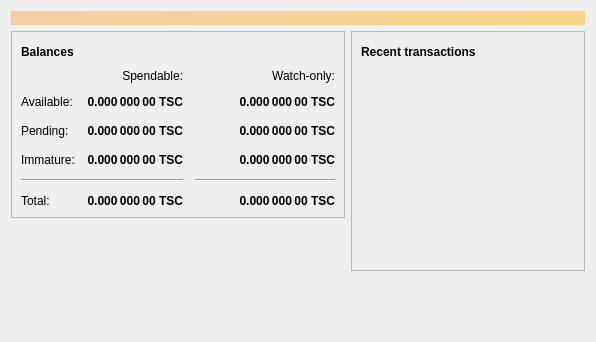
<?xml version="1.0" encoding="UTF-8"?>
<ui version="4.0">
 <class>OverviewPage</class>
 <widget class="QWidget" name="OverviewPage">
  <property name="geometry">
   <rect>
    <x>0</x>
    <y>0</y>
    <width>596</width>
    <height>342</height>
   </rect>
  </property>
  <property name="windowTitle">
   <string>Form</string>
  </property>
  <layout class="QVBoxLayout" name="topLayout">
   <item>
    <widget class="QLabel" name="labelAlerts">
     <property name="visible">
      <bool>false</bool>
     </property>
     <property name="styleSheet">
      <string notr="true">QLabel { background-color: qlineargradient(x1: 0, y1: 0, x2: 1, y2: 0, stop:0 #F0D0A0, stop:1 #F8D488); color:#000000; }</string>
     </property>
     <property name="wordWrap">
      <bool>true</bool>
     </property>
     <property name="margin">
      <number>3</number>
     </property>
     <property name="textInteractionFlags">
      <set>Qt::TextSelectableByMouse</set>
     </property>
    </widget>
   </item>
   <item>
    <layout class="QHBoxLayout" name="horizontalLayout" stretch="1,1">
     <item>
      <layout class="QVBoxLayout" name="verticalLayout_2">
       <item>
        <widget class="QFrame" name="frame">
         <property name="frameShape">
          <enum>QFrame::StyledPanel</enum>
         </property>
         <property name="frameShadow">
          <enum>QFrame::Raised</enum>
         </property>
         <layout class="QVBoxLayout" name="verticalLayout_4">
          <item>
           <layout class="QHBoxLayout" name="horizontalLayout_4">
            <item>
             <widget class="QLabel" name="label_5">
              <property name="font">
               <font>
                <weight>75</weight>
                <bold>true</bold>
               </font>
              </property>
              <property name="text">
               <string>Balances</string>
              </property>
             </widget>
            </item>
            <item>
             <widget class="QPushButton" name="labelWalletStatus">
              <property name="enabled">
               <bool>true</bool>
              </property>
              <property name="maximumSize">
               <size>
                <width>30</width>
                <height>16777215</height>
               </size>
              </property>
              <property name="toolTip">
               <string>The displayed information may be out of date. Your wallet automatically synchronizes with the Transurfcoin network after a connection is established, but this process has not completed yet.</string>
              </property>
              <property name="text">
               <string/>
              </property>
              <property name="icon">
               <iconset resource="../bitcoin.qrc">
                <normaloff>:/icons/warning</normaloff>
                <disabledoff>:/icons/warning</disabledoff>:/icons/warning</iconset>
              </property>
              <property name="iconSize">
               <size>
                <width>24</width>
                <height>24</height>
               </size>
              </property>
              <property name="flat">
               <bool>true</bool>
              </property>
             </widget>
            </item>
            <item>
             <spacer name="horizontalSpacer_3">
              <property name="orientation">
               <enum>Qt::Horizontal</enum>
              </property>
              <property name="sizeHint" stdset="0">
               <size>
                <width>40</width>
                <height>20</height>
               </size>
              </property>
             </spacer>
            </item>
           </layout>
          </item>
          <item>
           <layout class="QGridLayout" name="gridLayout">
            <property name="spacing">
             <number>12</number>
            </property>
            <item row="2" column="2">
             <widget class="QLabel" name="labelWatchPending">
              <property name="font">
               <font>
                <weight>75</weight>
                <bold>true</bold>
               </font>
              </property>
              <property name="cursor">
               <cursorShape>IBeamCursor</cursorShape>
              </property>
              <property name="toolTip">
               <string>Unconfirmed transactions to watch-only addresses</string>
              </property>
              <property name="text">
               <string notr="true">0.000 000 00 TSC</string>
              </property>
              <property name="alignment">
               <set>Qt::AlignRight|Qt::AlignTrailing|Qt::AlignVCenter</set>
              </property>
              <property name="textInteractionFlags">
               <set>Qt::LinksAccessibleByMouse|Qt::TextSelectableByKeyboard|Qt::TextSelectableByMouse</set>
              </property>
             </widget>
            </item>
            <item row="2" column="1">
             <widget class="QLabel" name="labelUnconfirmed">
              <property name="font">
               <font>
                <weight>75</weight>
                <bold>true</bold>
               </font>
              </property>
              <property name="cursor">
               <cursorShape>IBeamCursor</cursorShape>
              </property>
              <property name="toolTip">
               <string>Total of transactions that have yet to be confirmed, and do not yet count toward the spendable balance</string>
              </property>
              <property name="text">
               <string notr="true">0.000 000 00 TSC</string>
              </property>
              <property name="alignment">
               <set>Qt::AlignRight|Qt::AlignTrailing|Qt::AlignVCenter</set>
              </property>
              <property name="textInteractionFlags">
               <set>Qt::LinksAccessibleByMouse|Qt::TextSelectableByKeyboard|Qt::TextSelectableByMouse</set>
              </property>
             </widget>
            </item>
            <item row="3" column="2">
             <widget class="QLabel" name="labelWatchImmature">
              <property name="font">
               <font>
                <weight>75</weight>
                <bold>true</bold>
               </font>
              </property>
              <property name="cursor">
               <cursorShape>IBeamCursor</cursorShape>
              </property>
              <property name="toolTip">
               <string>Mined balance in watch-only addresses that has not yet matured</string>
              </property>
              <property name="text">
               <string notr="true">0.000 000 00 TSC</string>
              </property>
              <property name="alignment">
               <set>Qt::AlignRight|Qt::AlignTrailing|Qt::AlignVCenter</set>
              </property>
              <property name="textInteractionFlags">
               <set>Qt::LinksAccessibleByMouse|Qt::TextSelectableByKeyboard|Qt::TextSelectableByMouse</set>
              </property>
             </widget>
            </item>
            <item row="4" column="0" colspan="2">
             <widget class="Line" name="line">
              <property name="orientation">
               <enum>Qt::Horizontal</enum>
              </property>
             </widget>
            </item>
            <item row="4" column="2">
             <widget class="Line" name="lineWatchBalance">
              <property name="sizePolicy">
               <sizepolicy hsizetype="Preferred" vsizetype="Fixed">
                <horstretch>0</horstretch>
                <verstretch>0</verstretch>
               </sizepolicy>
              </property>
              <property name="minimumSize">
               <size>
                <width>140</width>
                <height>0</height>
               </size>
              </property>
              <property name="orientation">
               <enum>Qt::Horizontal</enum>
              </property>
             </widget>
            </item>
            <item row="5" column="0">
             <widget class="QLabel" name="labelTotalText">
              <property name="text">
               <string>Total:</string>
              </property>
             </widget>
            </item>
            <item row="3" column="1">
             <widget class="QLabel" name="labelImmature">
              <property name="font">
               <font>
                <weight>75</weight>
                <bold>true</bold>
               </font>
              </property>
              <property name="cursor">
               <cursorShape>IBeamCursor</cursorShape>
              </property>
              <property name="toolTip">
               <string>Mined balance that has not yet matured</string>
              </property>
              <property name="text">
               <string notr="true">0.000 000 00 TSC</string>
              </property>
              <property name="alignment">
               <set>Qt::AlignRight|Qt::AlignTrailing|Qt::AlignVCenter</set>
              </property>
              <property name="textInteractionFlags">
               <set>Qt::LinksAccessibleByMouse|Qt::TextSelectableByKeyboard|Qt::TextSelectableByMouse</set>
              </property>
             </widget>
            </item>
            <item row="2" column="3">
             <spacer name="horizontalSpacer_2">
              <property name="orientation">
               <enum>Qt::Horizontal</enum>
              </property>
              <property name="sizeHint" stdset="0">
               <size>
                <width>40</width>
                <height>20</height>
               </size>
              </property>
             </spacer>
            </item>
            <item row="3" column="0">
             <widget class="QLabel" name="labelImmatureText">
              <property name="text">
               <string>Immature:</string>
              </property>
             </widget>
            </item>
            <item row="5" column="1">
             <widget class="QLabel" name="labelTotal">
              <property name="font">
               <font>
                <weight>75</weight>
                <bold>true</bold>
               </font>
              </property>
              <property name="cursor">
               <cursorShape>IBeamCursor</cursorShape>
              </property>
              <property name="toolTip">
               <string>Your current total balance</string>
              </property>
              <property name="text">
               <string notr="true">0.000 000 00 TSC</string>
              </property>
              <property name="alignment">
               <set>Qt::AlignRight|Qt::AlignTrailing|Qt::AlignVCenter</set>
              </property>
              <property name="textInteractionFlags">
               <set>Qt::LinksAccessibleByMouse|Qt::TextSelectableByKeyboard|Qt::TextSelectableByMouse</set>
              </property>
             </widget>
            </item>
            <item row="5" column="2">
             <widget class="QLabel" name="labelWatchTotal">
              <property name="font">
               <font>
                <weight>75</weight>
                <bold>true</bold>
               </font>
              </property>
              <property name="cursor">
               <cursorShape>IBeamCursor</cursorShape>
              </property>
              <property name="toolTip">
               <string>Current total balance in watch-only addresses</string>
              </property>
              <property name="text">
               <string notr="true">0.000 000 00 TSC</string>
              </property>
              <property name="alignment">
               <set>Qt::AlignRight|Qt::AlignTrailing|Qt::AlignVCenter</set>
              </property>
              <property name="textInteractionFlags">
               <set>Qt::LinksAccessibleByMouse|Qt::TextSelectableByKeyboard|Qt::TextSelectableByMouse</set>
              </property>
             </widget>
            </item>
            <item row="0" column="2">
             <widget class="QLabel" name="labelWatchonly">
              <property name="text">
               <string>Watch-only:</string>
              </property>
              <property name="alignment">
               <set>Qt::AlignRight|Qt::AlignTrailing|Qt::AlignVCenter</set>
              </property>
             </widget>
            </item>
            <item row="1" column="0">
             <widget class="QLabel" name="labelBalanceText">
              <property name="text">
               <string>Available:</string>
              </property>
             </widget>
            </item>
            <item row="1" column="1">
             <widget class="QLabel" name="labelBalance">
              <property name="font">
               <font>
                <weight>75</weight>
                <bold>true</bold>
               </font>
              </property>
              <property name="cursor">
               <cursorShape>IBeamCursor</cursorShape>
              </property>
              <property name="toolTip">
               <string>Your current spendable balance</string>
              </property>
              <property name="text">
               <string notr="true">0.000 000 00 TSC</string>
              </property>
              <property name="alignment">
               <set>Qt::AlignRight|Qt::AlignTrailing|Qt::AlignVCenter</set>
              </property>
              <property name="textInteractionFlags">
               <set>Qt::LinksAccessibleByMouse|Qt::TextSelectableByKeyboard|Qt::TextSelectableByMouse</set>
              </property>
             </widget>
            </item>
            <item row="1" column="2">
             <widget class="QLabel" name="labelWatchAvailable">
              <property name="font">
               <font>
                <weight>75</weight>
                <bold>true</bold>
               </font>
              </property>
              <property name="cursor">
               <cursorShape>IBeamCursor</cursorShape>
              </property>
              <property name="toolTip">
               <string>Your current balance in watch-only addresses</string>
              </property>
              <property name="text">
               <string notr="true">0.000 000 00 TSC</string>
              </property>
              <property name="alignment">
               <set>Qt::AlignRight|Qt::AlignTrailing|Qt::AlignVCenter</set>
              </property>
              <property name="textInteractionFlags">
               <set>Qt::LinksAccessibleByMouse|Qt::TextSelectableByKeyboard|Qt::TextSelectableByMouse</set>
              </property>
             </widget>
            </item>
            <item row="2" column="0">
             <widget class="QLabel" name="labelPendingText">
              <property name="text">
               <string>Pending:</string>
              </property>
             </widget>
            </item>
            <item row="0" column="1">
             <widget class="QLabel" name="labelSpendable">
              <property name="text">
               <string>Spendable:</string>
              </property>
              <property name="alignment">
               <set>Qt::AlignRight|Qt::AlignTrailing|Qt::AlignVCenter</set>
              </property>
             </widget>
            </item>
           </layout>
          </item>
         </layout>
        </widget>
       </item>
       <item>
        <spacer name="verticalSpacer">
         <property name="orientation">
          <enum>Qt::Vertical</enum>
         </property>
         <property name="sizeHint" stdset="0">
          <size>
           <width>20</width>
           <height>40</height>
          </size>
         </property>
        </spacer>
       </item>
      </layout>
     </item>
     <item>
      <layout class="QVBoxLayout" name="verticalLayout_3">
       <item>
        <widget class="QFrame" name="frame_2">
         <property name="frameShape">
          <enum>QFrame::StyledPanel</enum>
         </property>
         <property name="frameShadow">
          <enum>QFrame::Raised</enum>
         </property>
         <layout class="QVBoxLayout" name="verticalLayout">
          <item>
           <layout class="QHBoxLayout" name="horizontalLayout_2">
            <item>
             <widget class="QLabel" name="label_4">
              <property name="font">
               <font>
                <weight>75</weight>
                <bold>true</bold>
               </font>
              </property>
              <property name="text">
               <string>Recent transactions</string>
              </property>
             </widget>
            </item>
            <item>
             <widget class="QPushButton" name="labelTransactionsStatus">
              <property name="enabled">
               <bool>true</bool>
              </property>
              <property name="maximumSize">
               <size>
                <width>30</width>
                <height>16777215</height>
               </size>
              </property>
              <property name="toolTip">
               <string>The displayed information may be out of date. Your wallet automatically synchronizes with the Transurfcoin network after a connection is established, but this process has not completed yet.</string>
              </property>
              <property name="text">
               <string/>
              </property>
              <property name="icon">
               <iconset resource="../bitcoin.qrc">
                <normaloff>:/icons/warning</normaloff>
                <disabledoff>:/icons/warning</disabledoff>:/icons/warning</iconset>
              </property>
              <property name="iconSize">
               <size>
                <width>24</width>
                <height>24</height>
               </size>
              </property>
              <property name="flat">
               <bool>true</bool>
              </property>
             </widget>
            </item>
            <item>
             <spacer name="horizontalSpacer">
              <property name="orientation">
               <enum>Qt::Horizontal</enum>
              </property>
              <property name="sizeHint" stdset="0">
               <size>
                <width>40</width>
                <height>20</height>
               </size>
              </property>
             </spacer>
            </item>
           </layout>
          </item>
          <item>
           <widget class="QListView" name="listTransactions">
            <property name="styleSheet">
             <string notr="true">QListView { background: transparent; }</string>
            </property>
            <property name="frameShape">
             <enum>QFrame::NoFrame</enum>
            </property>
            <property name="verticalScrollBarPolicy">
             <enum>Qt::ScrollBarAlwaysOff</enum>
            </property>
            <property name="horizontalScrollBarPolicy">
             <enum>Qt::ScrollBarAlwaysOff</enum>
            </property>
            <property name="selectionMode">
             <enum>QAbstractItemView::NoSelection</enum>
            </property>
           </widget>
          </item>
         </layout>
        </widget>
       </item>
       <item>
        <spacer name="verticalSpacer_2">
         <property name="orientation">
          <enum>Qt::Vertical</enum>
         </property>
         <property name="sizeHint" stdset="0">
          <size>
           <width>20</width>
           <height>40</height>
          </size>
         </property>
        </spacer>
       </item>
      </layout>
     </item>
    </layout>
   </item>
  </layout>
 </widget>
 <resources/>
 <connections/>
</ui>
